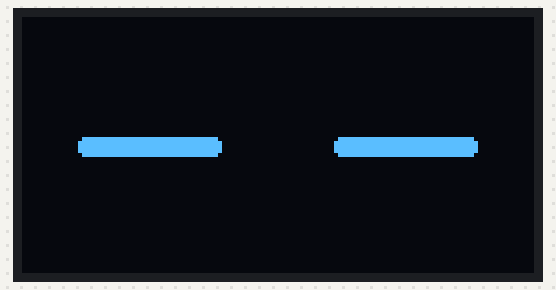
Recording of a sketch running on a simulated ESP32. Shown: 128×64 one-colour display.

Above: at 0.49 s.
At 1.26 s:
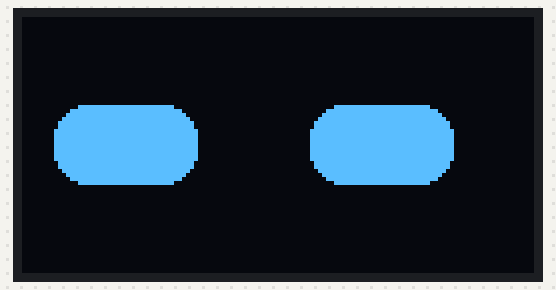
At 2.8 s:
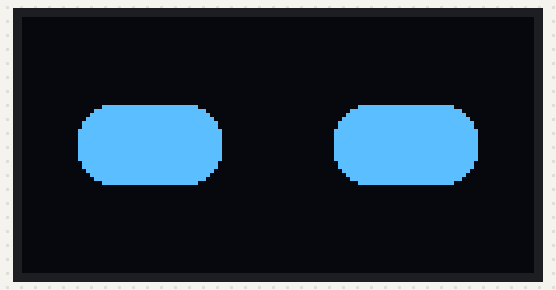
At 3.55 s:
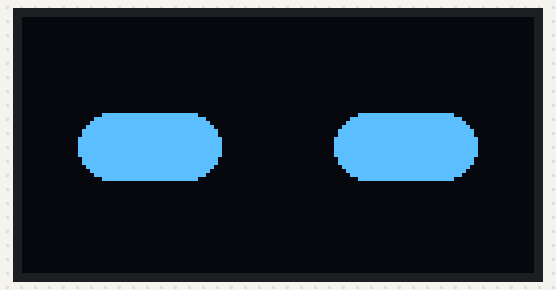

The sketch:

oled_eye_test.ino
```cpp
#include <Wire.h>
#include <Adafruit_GFX.h>
#include <Adafruit_SSD1306.h>

#define SCREEN_WIDTH 128
#define SCREEN_HEIGHT 64

#define OLED_RESET    -1
#define OLED_ADDR     0x3C

// Change pins if needed
#define I2C_SDA 6
#define I2C_SCL 7

Adafruit_SSD1306 display(SCREEN_WIDTH, SCREEN_HEIGHT, &Wire, OLED_RESET);

// Eye parameters
int eyeX = 64;
int eyeY = 32;
int eyeW = 36;
int eyeH = 20;

void drawEye(int h) {
  display.clearDisplay();

  // Left eye
  display.fillRoundRect(32 - eyeW / 2, eyeY - h / 2, eyeW, h, 8, SSD1306_WHITE);
  // Right eye
  display.fillRoundRect(96 - eyeW / 2, eyeY - h / 2, eyeW, h, 8, SSD1306_WHITE);

  display.display();
}

void blink() {
  // Close
  for (int h = eyeH; h > 2; h -= 3) {
    drawEye(h);
    delay(20);
  }
  delay(80);
  // Open
  for (int h = 2; h <= eyeH; h += 3) {
    drawEye(h);
    delay(20);
  }
}

void lookSide(int offset) {
  display.clearDisplay();

  display.fillRoundRect(32 - eyeW / 2 + offset, eyeY - eyeH / 2, eyeW, eyeH, 8, SSD1306_WHITE);
  display.fillRoundRect(96 - eyeW / 2 + offset, eyeY - eyeH / 2, eyeW, eyeH, 8, SSD1306_WHITE);

  display.display();
}

void setup() {
  Wire.begin(I2C_SDA, I2C_SCL);

  if (!display.begin(SSD1306_SWITCHCAPVCC, OLED_ADDR)) {
    while (1); // OLED not found
  }

  display.clearDisplay();
  drawEye(eyeH);
}

void loop() {
  blink();
  delay(300);

  lookSide(-6);  // look left
  delay(400);

  blink();
  delay(200);

  lookSide(6);   // look right
  delay(400);

  drawEye(eyeH); // center
  delay(600);
}
```

Measured:
- by itself, everything shown: repeats every 3.3 s, in 11 steps
- what the display in image 1 shows lasts 0.4 s, from 1.1 s to 1.5 s
- what the display in image 2 shows lasts 0.6 s, from 2.8 s to 3.4 s
